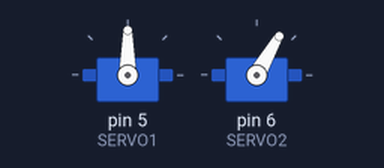
Simulated run of this sketch. Board: Arduino Uno, built with avr-gcc and run on an emulated ATmega328P. Parts: 2 × servo.

Above: at 5.1 s.
At 10.9 s:
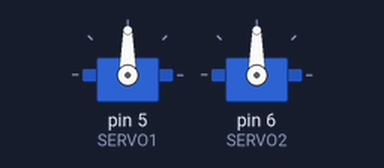
At 25.31 s:
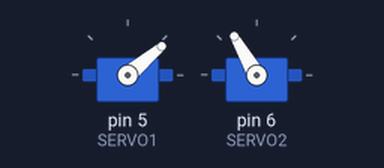
At 39.72 s:
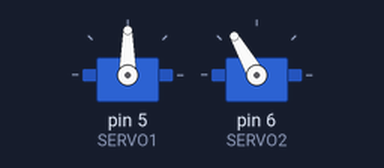
Timing chart, 0 to 40.0 s (numbered marks = the images above):
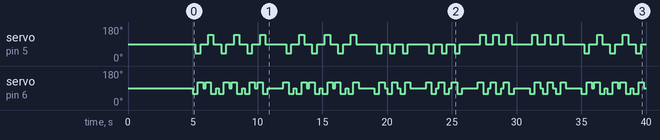

The sketch:

elecrab_beginner.ino
```cpp
// (licence header left out)
#include <Servo.h>

//! 左右に動くサーボモータのPIN番号(上側のサーボモータ)
#define SERVO1 5
//! 上下に動くサーボモータのPIN番号(下側のサーボモータ)
#define SERVO2 6
//! 歩く速度のウェイト(μs)(数値が小さいほど早く歩きます)
#define SPEED  200

Servo Servo1;                      // 左右に動く足の角度(上側のサーボモータ)
Servo Servo2;                      // 上下に動く足の角度(下側のサーボモータ)

int Servo1_val[3] = {40,  90, 140}; // 左右に動く足の角度(上側のサーボモータ)
int Servo2_val[3] = {60,  90, 120}; // 上下に動く足の角度(下側のサーボモータ)

// ======================
// setup()関数はスケッチがスタートしたときに1度だけ呼び出されます
// ======================
void setup() {

  // ------------------------------------
  // えれくらぶの動作に関係する設定
  // ------------------------------------
  Servo1.attach(SERVO1);             // サーボモータの初期設定
  Servo2.attach(SERVO2);             // サーボモータの初期設定

  InitialPosition();                 // 初期位置

  for (int i = 0 ; i < 5 ; i++) {
    // 足の角度を補正するため5秒とめる
    // 13番ピンのLEDをチカチカさせる
    digitalWrite(13, HIGH);
    delay(500);
    digitalWrite(13, LOW);
    delay(500);
  }
}

// ======================
// loop()関数は繰り返し実行されます。
// ======================
void loop() {
  front();                           // 前にすすむ
  front();                           // 前にすすむ
  front();                           // 前にすすむ
  delay(1000);                       // 1秒とまる

  back();                            // 後ろにすすむ
  back();                            // 後ろにすすむ
  back();                            // 後ろにすすむ
  delay(1000);                       // 1秒とまる

  rightOblique();                    // 右前にすすむ
  rightOblique();                    // 右前にすすむ
  rightOblique();                    // 右前にすすむ
  delay(1000);                       // 1秒とまる

  rightObliqueBack();                // 右後ろにすすむ
  rightObliqueBack();                // 右後ろにすすむ
  rightObliqueBack();                // 右後ろにすすむ
  delay(1000);                       // 1秒とまる

  leftOblique();                     // 左前にすすむ
  leftOblique();                     // 左前にすすむ
  leftOblique();                     // 左前にすすむ
  delay(1000);                       // 1秒とまる

  leftObliqueBack();                 // 左後ろにすすむ
  leftObliqueBack();                 // 左後ろにすすむ
  leftObliqueBack();                 // 左後ろにすすむ
  delay(1000);                       // 1秒とまる
}

// ======================
// 初期位置
// ======================
void InitialPosition() {
  Servo1.write(Servo1_val[1]);       // 左右に動くサーボモータの制御
  Servo2.write(Servo2_val[1]);       // 上下に動くサーボモータの制御
}

// ======================
// 真っ直ぐ進む
// ======================
void front() {
  rightOblique();
  leftOblique();
}

// ======================
// 後ろに進む
// ======================
void back() {
  rightObliqueBack();
  leftObliqueBack();
}

// ======================
// 右斜めに進む
// ======================
void rightOblique() {
  walk(1, 0);
  walk(0, 0);
  walk(0, 2);
  walk(1, 2);
  walk(1, 1);
}

// ======================
// 右斜め後ろに進む
// ======================
void rightObliqueBack() {
  walk(1, 2);
  walk(0, 2);
  walk(0, 0);
  walk(1, 0);
  walk(1, 1);
}

// ======================
// 左斜めに進む
// ======================
void leftOblique() {
  walk(1, 2);
  walk(2, 2);
  walk(2, 0);
  walk(1, 0);
  walk(1, 1);
}

// ======================
// 左斜め後ろに進む
// ======================
void leftObliqueBack() {
  walk(1, 0);
  walk(2, 0);
  walk(2, 2);
  walk(1, 2);
  walk(1, 1);
}

// ======================
// サーボモータの角度を変える
// ======================
void walk(int servo1Val, int servo2Val) {
  Servo1.write(Servo1_val[servo1Val]); // 左右に動くサーボモータの制御
  Servo2.write(Servo2_val[servo2Val]); // 上下に動くサーボモータの制御
  delay(SPEED);
}
```

Measured:
- by itself, servo on pin 5 (SERVO1): 90° → 40° at 5.2 s, → 90° 0.40 s later, → 140° 0.60 s later, → 90° 0.40 s later, … (58 changes in this stretch)
- by itself, servo on pin 6 (SERVO2): 90° → 60° at 5.0 s, → 120° 0.40 s later, → 90° 0.40 s later, → 120° 0.20 s later, … (87 changes in this stretch)
